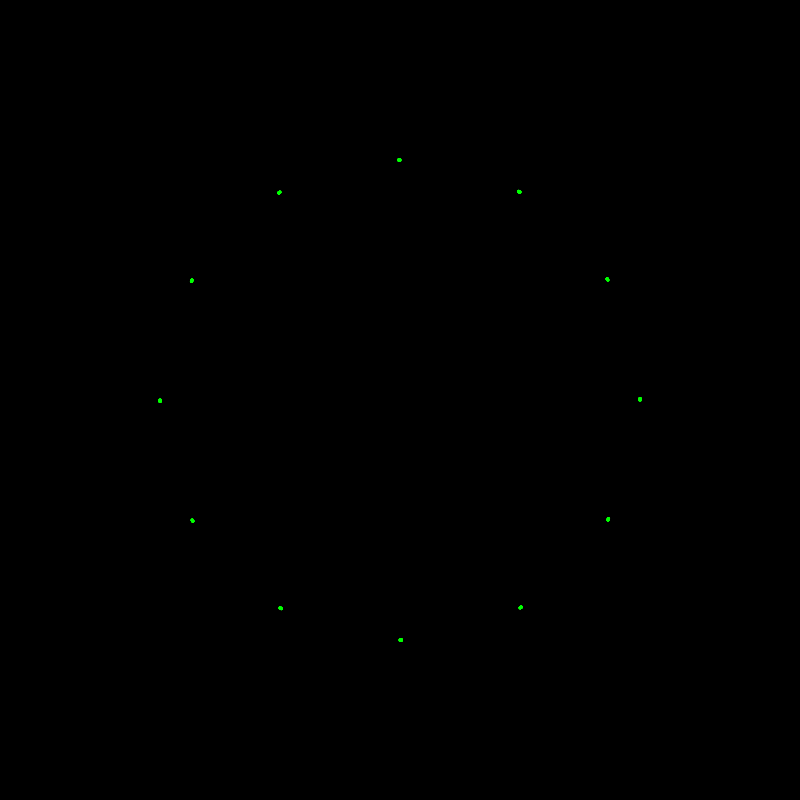
Frame 1 (no input)
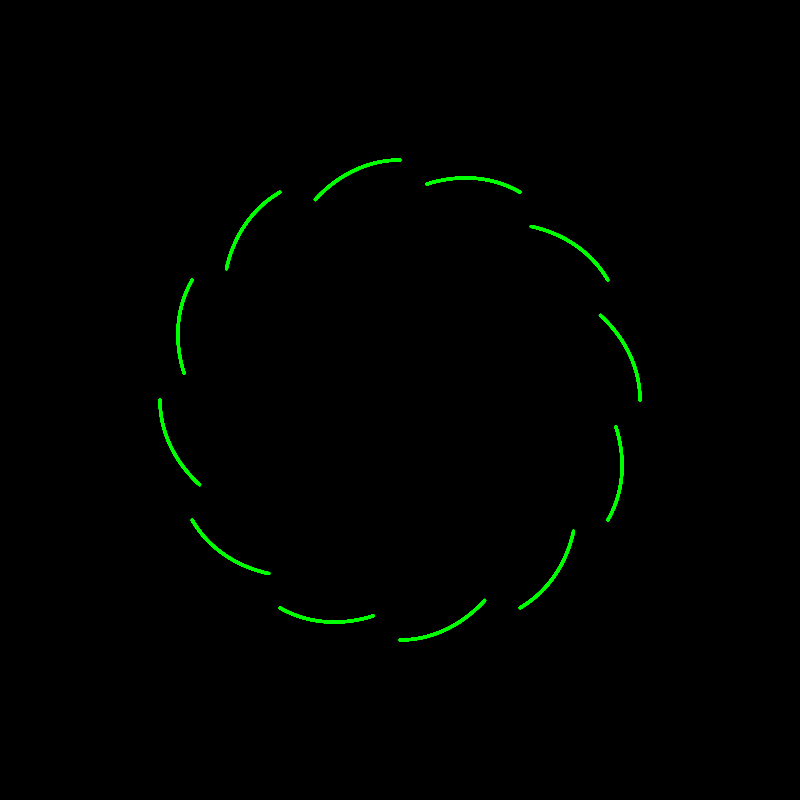
Frame 60 (no input)
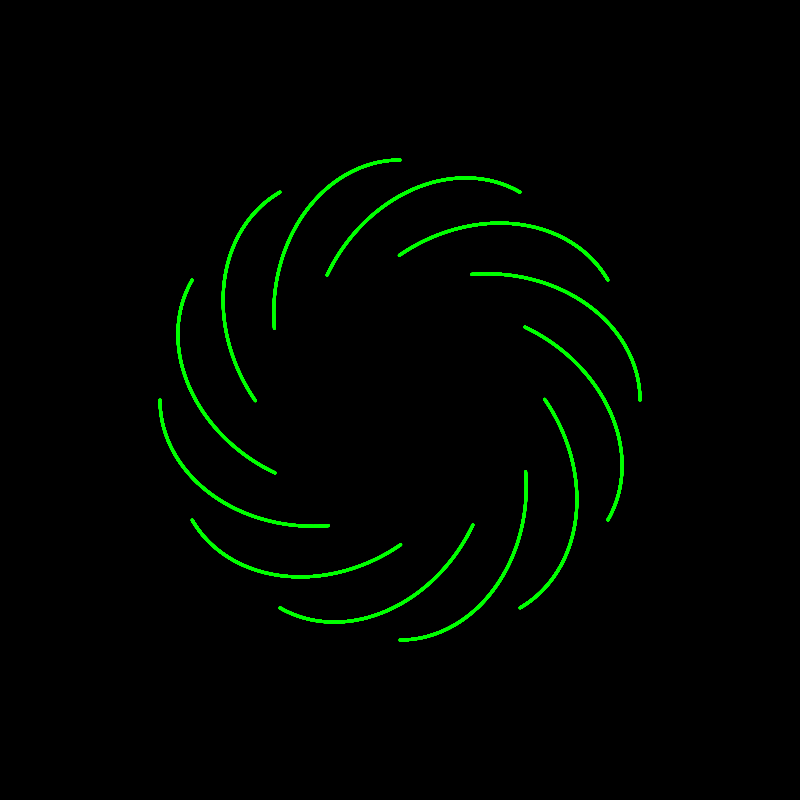
Frame 120 (the mouse pressed at the canvas centre since frame 60)

The p5.js sketch that drew these frames (run headless with seeded random() and noise() and a simulated clock; from frame 60 on, the mouse is pressed at the canvas centre):

// p5.js sketch
// ── sketch.js
"use strict";

var gravConstant, timeStep;
var universe = new Universe();
var strokeWeightFunction;
var linesPerFrame = 50;
var fade = false;
var paused = false;

function setup() {
  createCanvas(800, 800);
  polygonVerticesSetup(12);
  // threeBodySetup();
  background(0);
}

function keyPressed() {
  if (key == ' ') {
    paused = !paused;
  }
}


function fixedStrokeWeight(p) {
  strokeWeight(3);
}

function variableStrokeWeight(p) {
  strokeWeight(p.length * width * 0.00005);
}

function draw() {
  if (paused) {
    return;
  }
  if (fade) {
    fill(0, 10);
    rect(0, 0, width, height);
  }
  translate(width / 2, height / 2);
  scale(1, -1);
  // println(frameCount);
  for (var i = 0; i < linesPerFrame; ++i) {
    universe.moveForwardBy(timeStep);
    for (var massIndex in universe.masses) {
      var mass = universe.masses[massIndex];
      stroke(mass.clr);
      var previousP = mass.previousP;
      var p = mass.p;
      strokeWeightFunction(p);
      line(previousP.x, previousP.y, p.x, p.y);
    }
  }
}

function threeBodySetup() {
  gravConstant = 5e2;
  timeStep = 0.02;
  strokeWeightFunction = fixedStrokeWeight;

  var sizeScalar = 0.6;
  var alpha = 255;
  universe.addMass(1, -width * 0.25 * sizeScalar, width * 0.25 * sizeScalar, 1, -1, color(255, 0, 0, alpha));
  universe.addMass(2, width * 0.125 * sizeScalar, width * 0.25 * sizeScalar, 1, -1, color(0, 255, 0, alpha));
  universe.addMass(3, -width * 0.125 / 3 * sizeScalar, -width * 0.25 * sizeScalar, -1, 1, color(255, alpha));
}

function polygonVerticesSetup(numMasses) {
  gravConstant = 1000;
  timeStep = 0.01;
  strokeWeightFunction = fixedStrokeWeight;

  var radiusMultiplier = 0.3;
  var mass_ = 1;
  for (var i = 0; i < numMasses; i++) {
    var angle = i * 2 * PI / numMasses;
    var x = width * radiusMultiplier * cos(angle);
    var y = width * radiusMultiplier * sin(angle);
    var vAngle = angle + PI / 2;
    var speed = 3;
    var vx = speed * cos(vAngle);
    var vy = speed * sin(vAngle);
    universe.addMass(mass_, x, y, vx, vy, color(0, 255, 0));
  }
}
// ── mass.js
"use strict";

var Mass = class Mass {
  constructor(m, x, y, vx, vy, clr) {
    this.mass = m;
    this.p = new Vector2D(x, y);
    this.vOriginal = new Vector2D(vx, vy);
    this.clr = clr;
  }


  firstMove(timeStep, acceleration) {
    this.previousP = this.p;
    this.p = this.p.plus(this.vOriginal.scaleBy(timeStep)).plus(acceleration.scaleBy(sqrd(timeStep) * 0.5));
    // this.moveForwardBy(timeStep, acceleration);
  }

  moveForwardBy(timeStep, acceleration) {
    var temp = this.p;
    this.p = this.p.scaleBy(2).minus(this.previousP).plus(acceleration.scaleBy(sqrd(timeStep)));
    this.previousP = temp;
    // println(this.p);
  }

  forceTowards(m) {
    var force = gravConstant * this.mass * m.mass / this.p.dist2(m.p);
    return m.p.minus(this.p).normalized().scaleBy(force);
  }
};

// ── universe.js
"use strict";

var Universe = class Universe {
  constructor() {
    this.masses = [];
    this.firstStepComplete = false;
  }

  addMass(mass, x, y, vx, vy, clr) {
    var mass = new Mass(mass, x, y, vx, vy, clr);
    this.masses.push(mass);
  }

  moveForwardBy(timeStep) {
    //compute all accelerations based on current positions...
    var accelerations = [];
    for (var massIndex in this.masses) {
      var mass = this.masses[massIndex];
      accelerations.push(this.accelerationOnMass(mass));
    }
    //then apply the accelerations
    if (!this.firstStepComplete) {
      for (var massIndex in this.masses) {
        var mass = this.masses[massIndex];
        mass.firstMove(timeStep, accelerations[massIndex]);
      }
      this.firstStepComplete = true;
    } else {
      for (var massIndex in this.masses) {
        var mass = this.masses[massIndex];
        mass.moveForwardBy(timeStep, accelerations[massIndex]);
      }
    }
  }

  accelerationOnMass(m) {
    var force = new Vector2D(0, 0);
    for (var massIndex in this.masses) {
      var m_ = this.masses[massIndex];
      if (m_ != m) {
        force.incrementBy(m.forceTowards(m_));
      }
    }
    return force.scaleBy(1.0 / m.mass);
  }
};
// ── vector2D.js
"use strict";

var sqrd = function sqrd(x) {
  return x * x;
}

var Vector2D = class Vector2D {
  constructor(x, y) {
    this.x = x;
    this.y = y;
  }

  copy() {
    return new Vector2D(this.x, this.y);
  }

  dist2(v) {
    return sqrd(this.x - v.x) + sqrd(this.y - v.y);
  }
  

  dist(v) {
    return sqrt(this.dist2(v));
  }

  get length() {
    return sqrt(sqrd(this.x)+sqrd(this.y));
  }

  minus(v) {
    return new Vector2D(this.x - v.x, this.y - v.y);
  }

  incrementBy(v) {
    this.x += v.x;
    this.y += v.y;
  }


  normalized() {
    var length = sqrt(sqrd(this.x) + sqrd(this.y));
    if (length == 0) {
      return this;
    }
    return this.scaleBy(1.0 / length);
  }

  plus(v) {
    return new Vector2D(this.x + v.x, this.y + v.y);
  }

  scaleBy(s) {
    return new Vector2D(this.x * s, this.y * s);
  }
}
